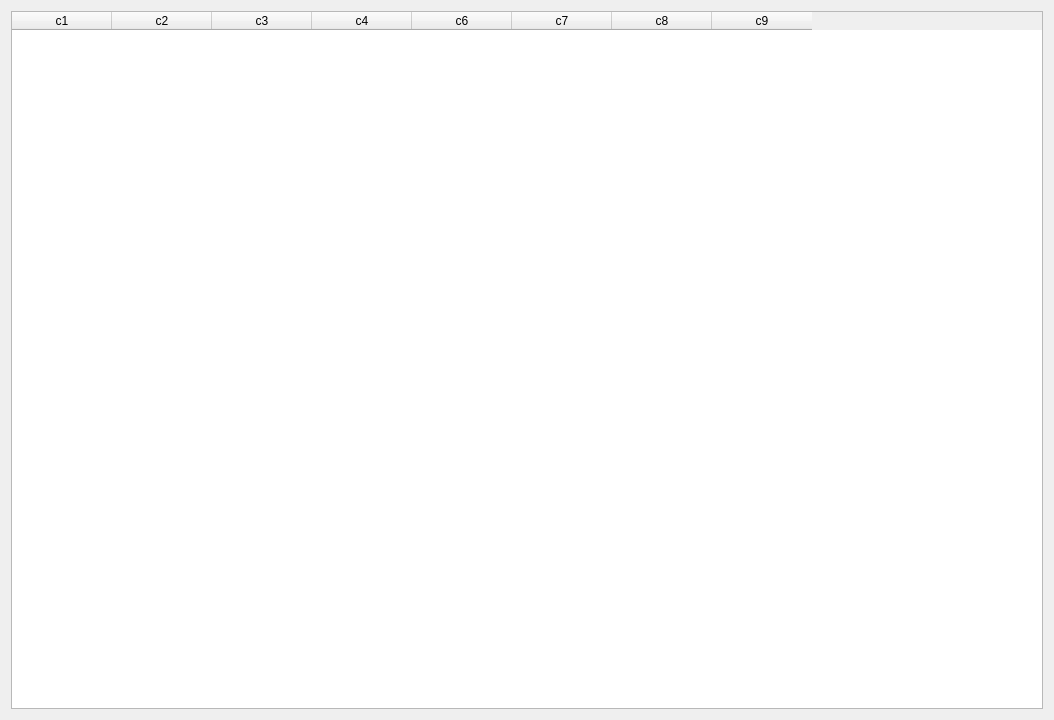
<?xml version="1.0" encoding="UTF-8"?>
<ui version="4.0">
 <class>WinRepInfo</class>
 <widget class="QWidget" name="WinRepInfo">
  <property name="geometry">
   <rect>
    <x>0</x>
    <y>0</y>
    <width>1054</width>
    <height>720</height>
   </rect>
  </property>
  <property name="windowTitle">
   <string>Form</string>
  </property>
  <layout class="QGridLayout" name="gridLayout">
   <item row="0" column="0">
    <widget class="QTableWidget" name="tabRepInfo">
     <column>
      <property name="text">
       <string>c1</string>
      </property>
     </column>
     <column>
      <property name="text">
       <string>c2</string>
      </property>
     </column>
     <column>
      <property name="text">
       <string>c3</string>
      </property>
     </column>
     <column>
      <property name="text">
       <string>c4</string>
      </property>
     </column>
     <column>
      <property name="text">
       <string>c6</string>
      </property>
     </column>
     <column>
      <property name="text">
       <string>c7</string>
      </property>
     </column>
     <column>
      <property name="text">
       <string>c8</string>
      </property>
     </column>
     <column>
      <property name="text">
       <string>c9</string>
      </property>
     </column>
    </widget>
   </item>
  </layout>
 </widget>
 <resources/>
 <connections/>
</ui>
